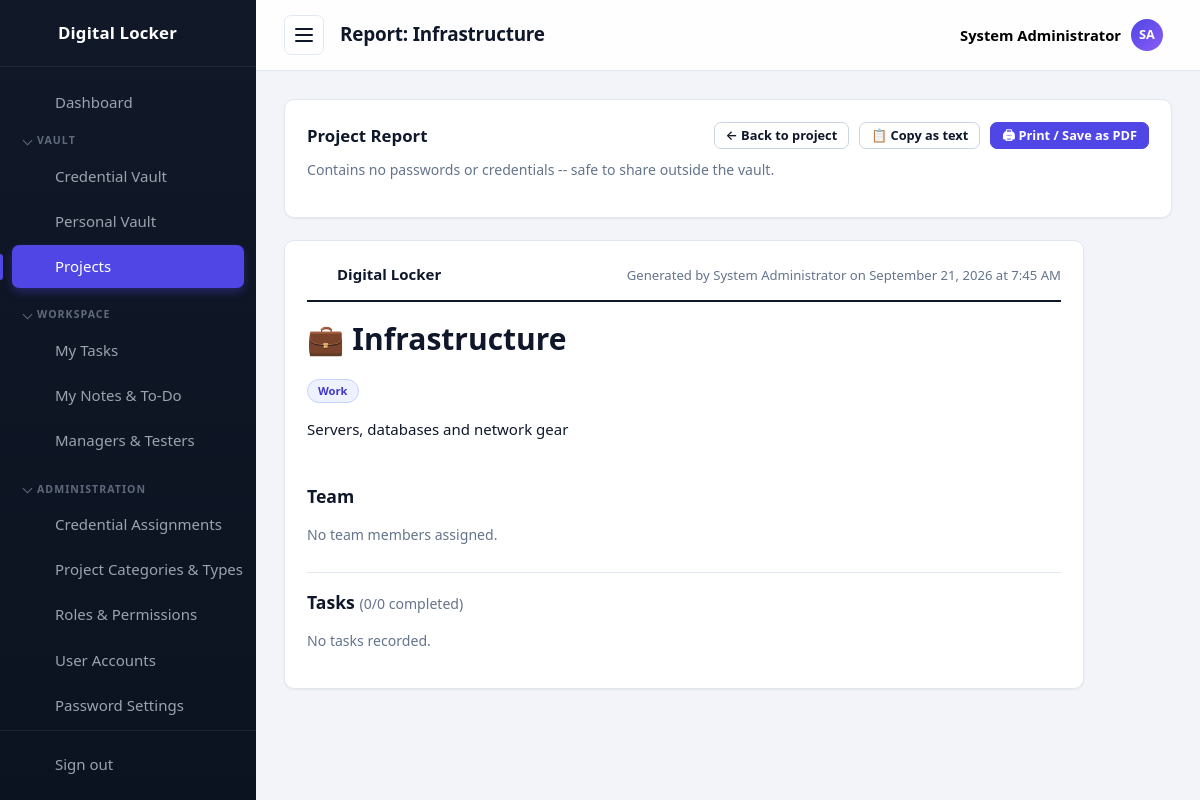
The page /projects/report.php?id=3 (signed in) on the database its author committed.
### tables this page shows
CREATE TABLE settings (
  id          INT UNSIGNED AUTO_INCREMENT PRIMARY KEY,
  setting_key VARCHAR(60) NOT NULL UNIQUE,
  setting_value TEXT NULL
);

CREATE TABLE projects (
  id          INT UNSIGNED AUTO_INCREMENT PRIMARY KEY,
  name        VARCHAR(100) NOT NULL UNIQUE,
  category    VARCHAR(60)  NOT NULL DEFAULT '',
  type        VARCHAR(60)  NOT NULL DEFAULT '',
  description VARCHAR(255) NOT NULL DEFAULT '',
  created_at  TIMESTAMP DEFAULT CURRENT_TIMESTAMP
);

CREATE TABLE project_categories (
  id         INT UNSIGNED AUTO_INCREMENT PRIMARY KEY,
  name       VARCHAR(60) NOT NULL UNIQUE,
   
   
  icon       VARCHAR(255) NOT NULL DEFAULT '📁',
  created_at TIMESTAMP DEFAULT CURRENT_TIMESTAMP
);

### includes/functions.php (called while the page is built, shortened)
<?php
function assetUrl(string $relativePath): string
{
    $relativePath = '/' . ltrim($relativePath, '/');
    $diskPath = __DIR__ . '/..' . $relativePath;
    $version = is_file($diskPath) ? filemtime($diskPath) : time();
    return BASE_URL . $relativePath . '?v=' . $version;
}
function e(?string $value): string
{
    return htmlspecialchars((string) $value, ENT_QUOTES, 'UTF-8');
}
function setting(string $key, ?string $default = null): ?string
{
    global $db;
    static $cache = null;
    if ($cache === null) {
        $cache = [];
        try {
            $rows = $db->query('SELECT setting_key, setting_value FROM settings')->fetchAll();
            foreach ($rows as $row) {
                $cache[$row['setting_key']] = $row['setting_value'];
            }
        } catch (Throwable $e) {
            return $default;
        }
    }
    return $cache[$key] ?? $default;
}
function appName(): string
{
    return setting('app_name') ?: 'Digital Locker';
}
function pageTitle(string $title): string
{
    return $title . ' | ' . appName();
}
function projectCategories(): array
{
    global $db;
    static $rows = null;
    if ($rows === null) {
        $rows = $db->query('SELECT name, icon FROM project_categories ORDER BY name')->fetchAll();
    }
    return $rows;
}
function projectCategoryIcon(string $category): string
{
    $icon = projectCategoryIconRaw($category);
    return strpos($icon, '/') !== false ? '📁' : $icon;
}
function projectCategoryIconRaw(string $category): string
{
    foreach (projectCategories() as $row) {
        if ($row['name'] === $category) {
            return $row['icon'];
        }
    }
    return '📁';
}

### includes/auth.php (called while the page is built, shortened)
<?php
function currentUser(): ?array
{
    return $_SESSION['user'] ?? null;
}
function isLoggedIn(): bool
{
    return !empty($_SESSION['user']['id']);
}
function userPermissions(): array
{
    static $permissions = null;
    if ($permissions !== null) {
        return $permissions;
    }
    global $db;
    $permissions = [];
    $stmt = $db->prepare(
        'SELECT DISTINCT rp.permission
           FROM role_permissions rp
           JOIN user_roles ur ON ur.role_id = rp.role_id
          WHERE ur.user_id = :uid'
    );
    $stmt->execute(['uid' => $_SESSION['user']['id']]);
    foreach ($stmt->fetchAll() as $row) {
        $permissions[] = $row['permission'];
    }
    return $permissions;
}
function hasPermission(string $permission): bool
{
    return in_array($permission, userPermissions(), true);
}
function requirePermission(string $permission): void
{
    if (!hasPermission($permission)) {
        require __DIR__ . '/../403.php';
        exit;
    }
}
function userRoleNames(): array
{
    static $roles = null;
    if ($roles !== null) {
        return $roles;
    }
    global $db;
    $stmt = $db->prepare(
        'SELECT r.name, r.id
           FROM roles r
           JOIN user_roles ur ON ur.role_id = r.id
          WHERE ur.user_id = :uid'
    );
    $stmt->execute(['uid' => $_SESSION['user']['id']]);
    $roles = $stmt->fetchAll();
    return $roles;
}
function isAdministrator(): bool
{
    foreach (userRoleNames() as $role) {
        if ($role['name'] === 'Administrator') {
            return true;
        }
    }
    return false;
}
function canAccessProject(int $projectId): bool
{
    if (isAdministrator()) {
        return true;
    }
    global $db;
    $stmt = $db->prepare('SELECT 1 FROM project_members WHERE project_id = :pid AND user_id = :uid');
    $stmt->execute(['pid' => $projectId, 'uid' => (int) currentUser()['id']]);
    return (bool) $stmt->fetchColumn();
}

### projects/report.php (the view, shortened to what this page needs)
<?php
require_once __DIR__ . '/../includes/init.php';
requirePermission('tasks.manage');
$id = isset($_GET['id']) ? (int) $_GET['id'] : 0;
$stmt = $db->prepare('SELECT * FROM projects WHERE id = :id');
$stmt->execute(['id' => $id]);
$project = $stmt->fetch();
if (!canAccessProject($id)) {
    require __DIR__ . '/../403.php';
    exit;
}
$members = $db->prepare(
    'SELECT pm.project_role, u.full_name, u.username
       FROM project_members pm JOIN users u ON u.id = pm.user_id
      WHERE pm.project_id = :pid
      ORDER BY pm.project_role, u.full_name'
);
$members->execute(['pid' => $id]);
$members = $members->fetchAll();
$tasks = $db->prepare(
    'SELECT t.title, t.status, t.due_date, u.full_name, u.username
       FROM project_tasks t LEFT JOIN users u ON u.id = t.assigned_to
      WHERE t.project_id = :pid
      ORDER BY FIELD(t.status, "done", "in_progress", "open"), t.due_date IS NULL, t.due_date'
);
$tasks->execute(['pid' => $id]);
$tasks = $tasks->fetchAll();
$doneCount = count(array_filter($tasks, static fn ($t) => $t['status'] === 'done'));
$generatedBy = currentUser()['full_name'] ?: currentUser()['username'];
$generatedAt = date('F j, Y \a\t g:i A');
$pageTitle = 'Report: ' . $project['name'];
$activePage = 'projects';
require __DIR__ . '/../includes/header.php';
?>
<div class="card no-print">
    <div class="card__header">
        <h2 class="card__title">Project Report</h2>
        <div class="quick-actions quick-actions--row">
            <a class="btn btn--small" href="view.php?id=<?= (int) $id ?>">&larr; Back to project</a>
            <button type="button" class="btn btn--small" id="copy-report-btn">📋 Copy as text</button>
            <button type="button" class="btn btn--small btn--primary" onclick="window.print()">🖨 Print / Save as PDF</button>
        </div>
    </div>
    <p class="muted" style="margin-top:-8px">Contains no passwords or credentials -- safe to share outside the vault.</p>
</div>
<div class="card report">
    <div class="report__letterhead">
        <div class="report__brand"><?= navIcon('lock') ?> <?= e(appName()) ?></div>
        <div class="report__meta">Generated by <?= e($generatedBy) ?> on <?= e($generatedAt) ?></div>
    </div>
    <h1 class="report__title"><?= $project['category'] ? e(projectCategoryIcon($project['category'])) : '📁' ?> <?= e($project['name']) ?></h1>
    <?php if ($project['category']): ?><p><span class="badge badge--role"><?= e($project['category']) ?></span></p><?php endif; ?>
    <?php if ($project['description']): ?><p><?= nl2br(e($project['description'])) ?></p><?php endif; ?>
    <h2 class="report__section">Team</h2>
    <?php if ($members): ?>
        <table class="table">
            <thead><tr><th>Name</th><th>Role</th></tr></thead>
            <tbody>
            <?php foreach ($members as $m): ?>
                <tr>
                    <td><?= e($m['full_name'] ?: $m['username']) ?></td>
                    <td><?= $m['project_role'] === 'manager' ? 'Manager' : 'Tester' ?></td>
                </tr>
            <?php endforeach; ?>
            </tbody>
        </table>
    <?php else: ?>
        <p class="muted">No team members assigned.</p>
    <?php endif; ?>
    <h2 class="report__section">Tasks <span class="muted" style="font-weight:400">(<?= $doneCount ?>/<?= count($tasks) ?> completed)</span></h2>
    <?php if ($tasks): ?>
        <table class="table">
            <thead><tr><th></th><th>Task</th><th>Assigned To</th><th>Status</th><th>Due</th></tr></thead>
            <tbody>
            <?php foreach ($tasks as $t): ?>
                <tr>
                    <td><?= $t['status'] === 'done' ? '✅' : '⬜' ?></td>
                    <td><?= e($t['title']) ?></td>
                    <td><?= e($t['full_name'] ?: $t['username'] ?: 'Unassigned') ?></td>
                    <td><?= e(taskStatusOptions()[$t['status']]) ?></td>
                    <td><?= $t['due_date'] ? e(date('M j, Y', strtotime($t['due_date']))) : '—' ?></td>
                </tr>
            <?php endforeach; ?>
            </tbody>
        </table>
    <?php else: ?>
        <p class="muted">No tasks recorded.</p>
    <?php endif; ?>
</div>
<?php require __DIR__ . '/../includes/footer.php'; ?>

### includes/header.php (shortened to what this page needs)
<?php
require_once __DIR__ . '/init.php';
$currentUser = currentUser();
function isActive(string $name, string $current): string
{
    return $name === $current ? ' active' : '';
}
function sidebarGroups(): array
{
    return [
        'vault' => ['label' => 'Vault', 'items' => [
            ['key' => 'passwords', 'href' => '/passwords/index.php', 'icon' => 'passwords', 'label' => 'Credential Vault', 'show' => hasPermission('passwords.view')],
            ['key' => 'personal', 'href' => '/personal/index.php', 'icon' => 'personal', 'label' => 'Personal Vault', 'show' => true],
            ['key' => 'projects', 'href' => '/projects/index.php', 'icon' => 'projects', 'label' => hasPermission('projects.manage') ? 'Projects' : 'My Projects', 'show' => hasPermission('projects.manage') || hasAnyProjectMembership()],
        ]],
        'workspace' => ['label' => 'Workspace', 'items' => [
            ['key' => 'tasks', 'href' => '/tasks/index.php', 'icon' => 'tasks', 'label' => 'My Tasks', 'show' => hasPermission('tasks.view')],
            ['key' => 'notes', 'href' => '/notes/index.php', 'icon' => 'notes', 'label' => 'My Notes & To-Do', 'show' => true],
            ['key' => 'team', 'href' => '/team/index.php', 'icon' => 'team', 'label' => isAdministrator() ? 'Managers & Testers' : (hasPermission('tasks.manage') ? 'My Team' : 'Mentors'), 'show' => true],
        ]],
        'administration' => ['label' => 'Administration', 'items' => [
            ['key' => 'assignments', 'href' => '/passwords/assignments.php', 'icon' => 'assignments', 'label' => 'Credential Assignments', 'show' => isAdministrator()],
            ['key' => 'categories', 'href' => '/categories/index.php', 'icon' => 'categories', 'label' => 'Project Categories & Types', 'show' => isAdministrator()],
            ['key' => 'roles', 'href' => '/roles/index.php', 'icon' => 'roles', 'label' => 'Roles &amp; Permissions', 'show' => hasPermission('roles.manage')],
            ['key' => 'users', 'href' => '/users/index.php', 'icon' => 'users', 'label' => 'User Accounts', 'show' => hasPermission('users.manage')],
            ['key' => 'settings', 'href' => '/settings/index.php', 'icon' => 'settings', 'label' => 'Password Settings', 'show' => hasPermission('settings.manage')],
        ]],
    ];
}
function initials(string $name): string
{
    $parts = preg_split('/\s+/', trim($name));
    $letters = array_map(static fn ($p) => mb_strtoupper(mb_substr($p, 0, 1)), array_filter($parts));
    return implode('', array_slice($letters, 0, 2)) ?: '?';
}
function navIcon(string $name): string
{
    $icons = [
        'dashboard' => '<path d="M3 3h8v8H3zM13 3h8v5h-8zM13 12h8v9h-8zM3 15h8v6H3z"/>',
        'passwords' => '<circle cx="8" cy="15" r="4"/><path d="M10.8 12.2L21 2M18 5l3 3M15.5 7.5l2 2"/>',
        'personal'  => '<circle cx="12" cy="8" r="4"/><path d="M4 21c0-4.4 3.6-7 8-7s8 2.6 8 7"/>',
        'export'    => '<path d="M12 3v12M8 11l4 4 4-4M4 17v3h16v-3"/>',
        'projects'  => '<path d="M3 7a2 2 0 0 1 2-2h4l2 2h8a2 2 0 0 1 2 2v9a2 2 0 0 1-2 2H5a2 2 0 0 1-2-2z"/>',
        'tasks'     => '<path d="M9 5H7a2 2 0 0 0-2 2v12a2 2 0 0 0 2 2h10a2 2 0 0 0 2-2V7a2 2 0 0 0-2-2h-2"/><rect x="9" y="3" width="6" height="4" rx="1"/><path d="M9 12l2 2 4-4"/>',
        'notes'     => '<path d="M6 3h9l5 5v13a1 1 0 0 1-1 1H6a1 1 0 0 1-1-1V4a1 1 0 0 1 1-1z"/><path d="M15 3v5h5M8 13h8M8 17h5"/>',
        'team'      => '<circle cx="9" cy="8" r="3.5"/><path d="M2.5 20c0-3.5 3-5.5 6.5-5.5s6.5 2 6.5 5.5M16 4.5a3.5 3.5 0 0 1 0 7M17.5 14.5c2.5.6 4 2.3 4 5.5"/>',
        'categories' => '<path d="M4 4h7v7H4zM13 4h7v7h-7zM4 13h7v7H4zM13 13h7v7h-7z"/>',
        'assignments' => '<circle cx="9" cy="7" r="4"/><path d="M2.5 21c0-4 3-6.5 6.5-6.5s6.5 2.5 6.5 6.5"/><path d="M17 8l2 2 4-4"/>',
        'roles'     => '<path d="M12 3l8 3v6c0 4.5-3.2 7.6-8 9-4.8-1.4-8-4.5-8-9V6z"/><path d="M9 12l2 2 4-4"/>',
        'users'     => '<circle cx="9" cy="8" r="3.5"/><path d="M2.5 20c0-3.5 3-5.5 6.5-5.5s6.5 2 6.5 5.5M16 4.5a3.5 3.5 0 0 1 0 7M17.5 14.5c2.5.6 4 2.3 4 5.5"/>',
        'settings'  => '<path d="M4 7h10M18 7h2M4 17h2M10 17h10"/><circle cx="16" cy="7" r="2.5"/><circle cx="8" cy="17" r="2.5"/>',
        'logout'    => '<path d="M14 4H5v16h9M10 12h11M18 8l4 4-4 4"/>',
        'lock'      => '<rect x="5" y="11" width="14" height="10" rx="2"/><path d="M8 11V8a4 4 0 0 1 8 0v3M12 15v3"/>',
    ];
    return '<svg class="icon" width="24" height="24" viewBox="0 0 24 24" fill="none" stroke="currentColor" stroke-width="2" stroke-linecap="round" stroke-linejoin="round" aria-hidden="true">' . ($icons[$name] ?? '') . '</svg>';
}
?>
<!DOCTYPE html>
<html lang="en">
<head>
    <title><?= e(pageTitle($pageTitle)) ?></title>
    <link rel="stylesheet" href="<?= e(assetUrl('/assets/css/style.css')) ?>">
</head>
<body data-autolock="<?= (int) setting('auto_lock_minutes', '0') ?>" data-confirm-reveal="<?= (int) setting('require_confirm_reveal', '0') ?>" data-lock-url="<?= e(BASE_URL . '/lock.php') ?>">
<div class="layout">
    <aside class="sidebar" id="sidebar">
        <a class="sidebar__brand" href="<?= BASE_URL ?>/dashboard.php" aria-label="<?= e(appName()) ?>">
            <?= navIcon('lock') ?>
            <span class="sidebar__brand-text"><?= e(appName()) ?></span>
        </a>
        <nav class="sidebar__nav" aria-label="Main navigation">
            <a class="sidebar__link<?= isActive('dashboard', $activePage) ?>" href="<?= BASE_URL ?>/dashboard.php">
                <?= navIcon('dashboard') ?>
                <span class="sidebar__link-text">Dashboard</span>
            </a>
            <?php foreach (sidebarGroups() as $navGroup):
                $navItems = array_filter($navGroup['items'], static fn ($it) => $it['show']);
            ?>
                <details class="sidebar__group" open>
                    <summary class="sidebar__group-label"><?= e($navGroup['label']) ?></summary>
                    <?php foreach ($navItems as $navItem): ?>
                        <a class="sidebar__link<?= isActive($navItem['key'], $activePage) ?>" href="<?= BASE_URL . $navItem['href'] ?>">
                            <?= navIcon($navItem['icon']) ?>
                            <span class="sidebar__link-text"><?= $navItem['label'] ?></span>
                        </a>
                    <?php endforeach; ?>
                </details>
            <?php endforeach; ?>
        </nav>
        <div class="sidebar__footer">
            <a class="sidebar__link" href="<?= BASE_URL ?>/logout.php">
                <?= navIcon('logout') ?>
                <span class="sidebar__link-text">Sign out</span>
            </a>
        </div>
    </aside>
    <div class="main">
        <header class="topbar">
            <button class="topbar__toggle" id="sidebar-toggle" aria-label="Toggle navigation" aria-expanded="true">
                <span></span><span></span><span></span>
            </button>
            <h1 class="topbar__title"><?= e($pageTitle) ?></h1>
            <div class="topbar__user" id="user-menu">
                <button type="button" class="topbar__user-btn" id="user-menu-toggle" aria-haspopup="true" aria-expanded="false">
                    <span class="topbar__user-name"><?= e($currentUser['full_name'] ?: $currentUser['username']) ?></span>
                    <span class="topbar__avatar"><?= e(initials($currentUser['full_name'] ?: $currentUser['username'])) ?></span>
                </button>
            </div>
        </header>
        <main class="content">

### rows shown on the page
settings: setting_value "Digital Locker"
projects: name "Report: Infrastructure", category.icon "💼", name "Infrastructure", category "Work", description "Servers, databases and network gear"

### other values the page prints
$navGroup['label'] "VAULT"
$navItem['label'] "Credential Vault"
$navItem['label'] "Personal Vault"
$navItem['label'] "Projects"
$navGroup['label'] "WORKSPACE"
$navItem['label'] "My Tasks"
$navItem['label'] "My Notes & To-Do"
$navItem['label'] "Managers & Testers"
$navGroup['label'] "ADMINISTRATION"
$navItem['label'] "Credential Assignments"
$navItem['label'] "Project Categories & Types"
$navItem['label'] "Roles & Permissions"
$navItem['label'] "User Accounts"
$navItem['label'] "Password Settings"
$currentUser['full_name'] ?: $currentUser['username'] "System Administrator"
